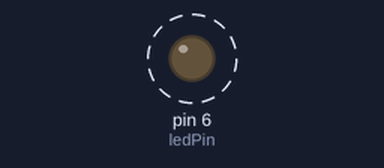
Bench run of a sketch on a simulated Arduino Uno, built with avr-gcc and run on an emulated ATmega328P. Shown: output pins drawn as LEDs (lit = HIGH). Dashed ring = blinking.

Above: at 0.05 s.
Timing chart, 0 to 3.0 s (numbered marks = the images above):
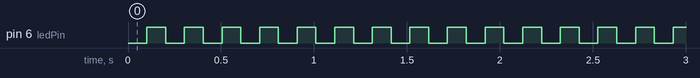

Measured:
- by itself, pin 6 (ledPin): alternates HIGH for 0.10 s and LOW for 0.10 s

The sketch:

5_blink_nodelay.ino
```cpp
/*
   Sketching mit Hardware
  DMP - SWH - WS2627
  - Demo nodelay() Blink LED. Termin 5
  This project demonstrates how to avoid using the delay function

BIEKER-WALZ / MARTINEZ
*/
const int ledPin =  6;
int ledState = LOW;
long myTimer = 0;
long myTimeout = 100;
void setup() {
  pinMode(ledPin, OUTPUT);
}
void loop() {
  if (millis() > myTimeout + myTimer ) {
    myTimer = millis();
    if (ledState == LOW) ledState = HIGH;
    else ledState = LOW;
    digitalWrite(ledPin, ledState);
  }
}
```
